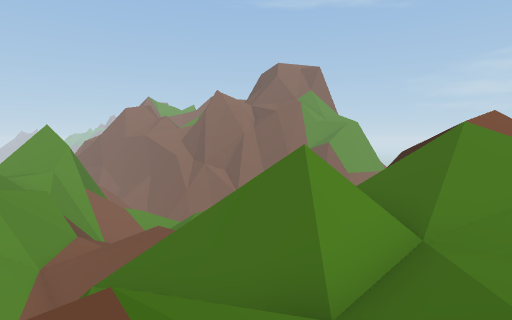
View 1 (above)

19 first-person views from a walk through a scene from a Unity 3-D project. The camera is 1.5 m above the floor, tilts 4° down and sees 80° across. The floor is counted in squares, 2 m on a side. Each view is taken from the middle of a square. On the plan, view 1 faces up. The plan holds only what a view shows up to about 10 squares ahead; the rest is blank. The place goes on beyond the plan. Flat ground stands in for the terrain. Some animated figures are left out. Some surface patterns are stand-ins.

View 2
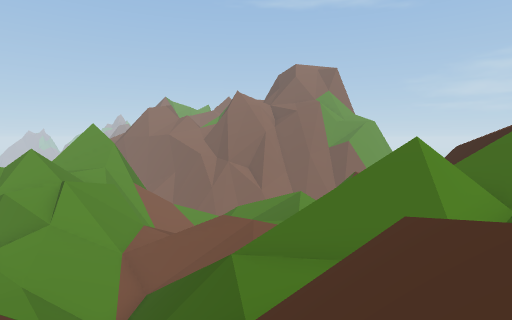

View 3
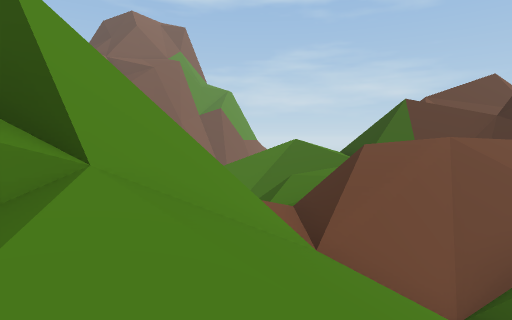

View 4
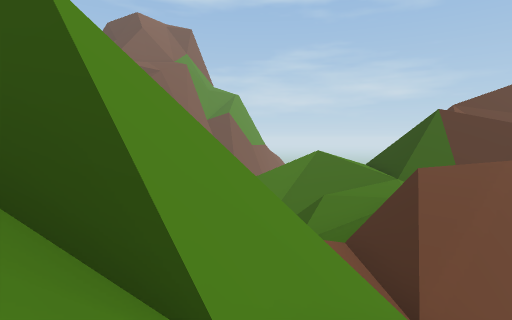

View 5
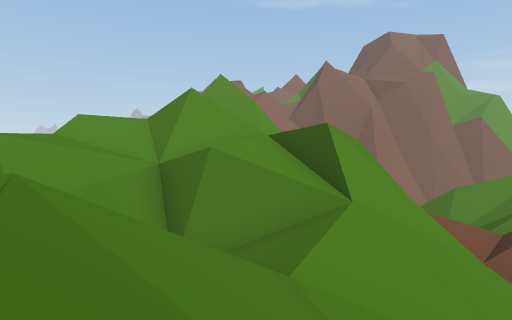

View 6
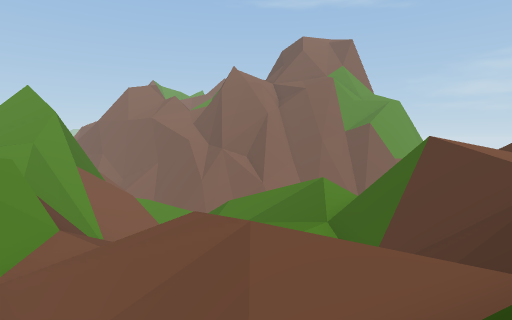

View 7
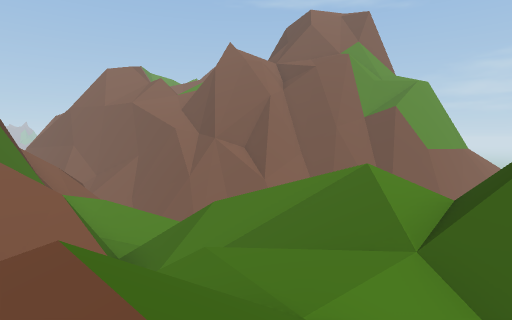

View 8
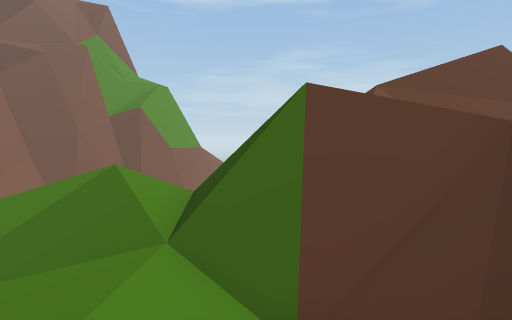

View 9
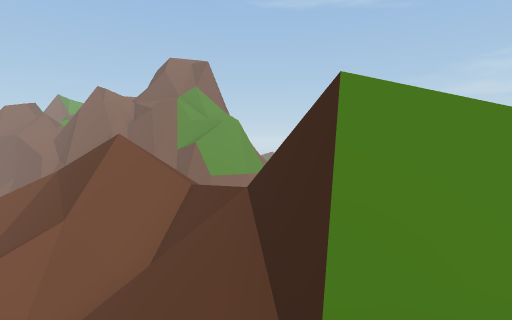

View 10
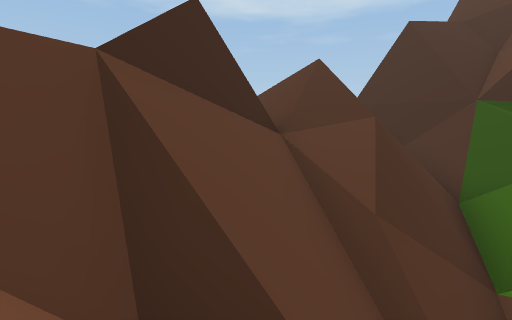

View 11
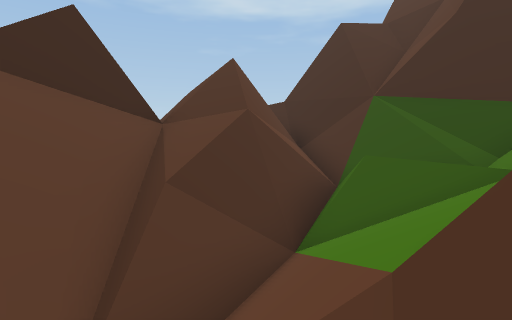

View 12
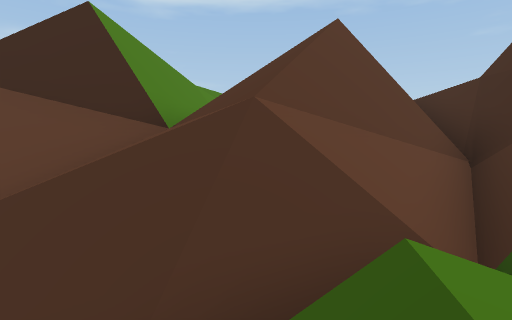

View 13
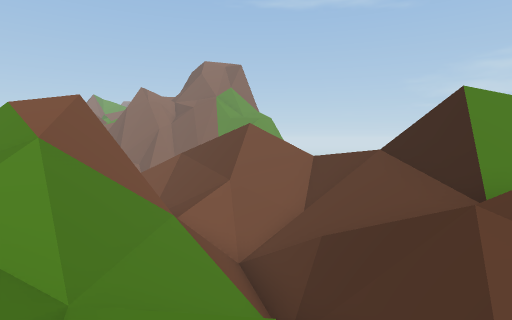

View 14
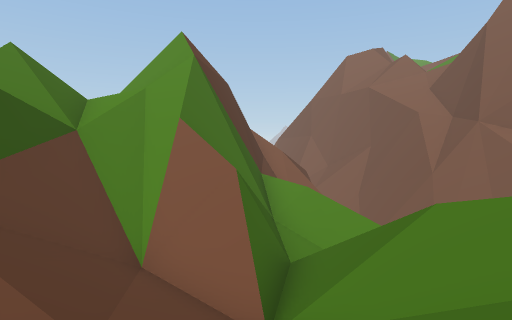

View 15
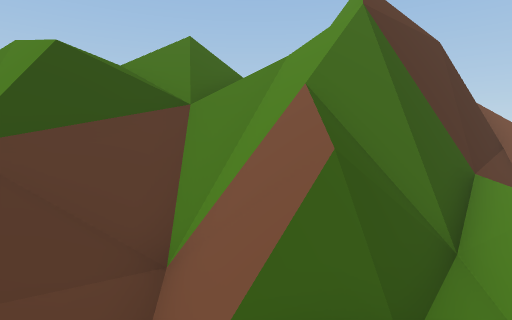

View 16
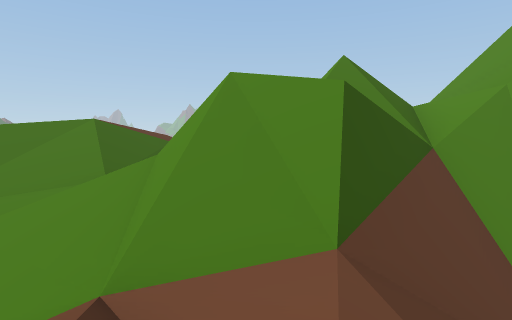

View 17
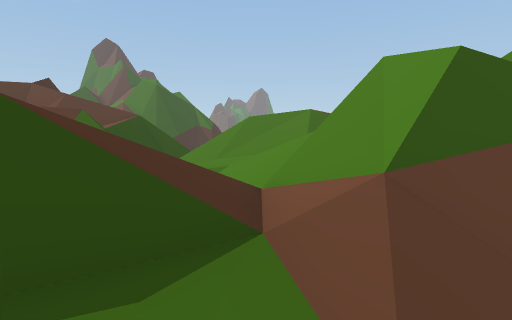

View 18
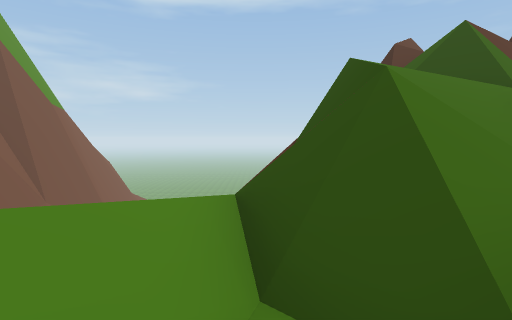

View 19
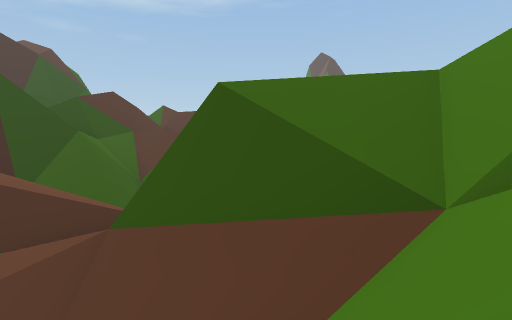

### Floor plan
Key: @ floor where view 1 was taken; # wall or solid block; . main floor; : floor 1 m higher than the main floor; - floor 2.25 m lower than the main floor; + floor 4 m higher than the main floor; * floor 5 m higher than the main floor; % floor 5.75 m higher than the main floor; / step, stairs or slope; = window, fence, low wall or low ledge; ^ raised ledge; v drop or lower ground.
Columns run from 15 left of view 1 to 16 right of it. Each row starts with its distance up from view 1.
 20     ##
 19      #/
 18     #^#//
 17     #v^#///=v
 16   ###/=v#/-///v
 15    /////v#=//=#v
 14     //////=//////
 13     /////////////
 12 v//#///v#////=//=//v
 11 /+/##=//#/////:##////v
 10 /+/v###=////=//=#v///## v
  9  //v####////// ./=  //#=#
  8   // /////#///= //# ///##=
  7  //////////////      ////#
  6  ==v///./////=#   v#^///v##
  5     v//./  //=##  =^##////##
  4      ///   ///###=#^///////#==#
  3             /////*%/////#//#====
  2                /*/  ////vv//=*
  1              ///     /+/v##///
  0              //@      /=####
 -1              /        //####v
 -2                       ^###^^v
 -3                         ^  ^#

Positions as (right, up) in squares from view 1, and headings:
1: (0, 0), facing up
2: (-2, -1), facing up
3: (-9, 7), facing up-right
4: (-9, 8), facing up-right
5: (-10, 4), facing up
6: (-2, 4), facing up
7: (-2, 8), facing up
8: (-2, 8), facing up-right
9: (11, 2), facing up
10: (8, 7), facing down-right
11: (6, 6), facing down-right
12: (7, 2), facing right
13: (8, -1), facing up
14: (-2, 11), facing up-left
15: (-3, 14), facing left
16: (-4, 10), facing left
17: (-3, 12), facing down-left
18: (-6, 16), facing right
19: (-8, 14), facing down
